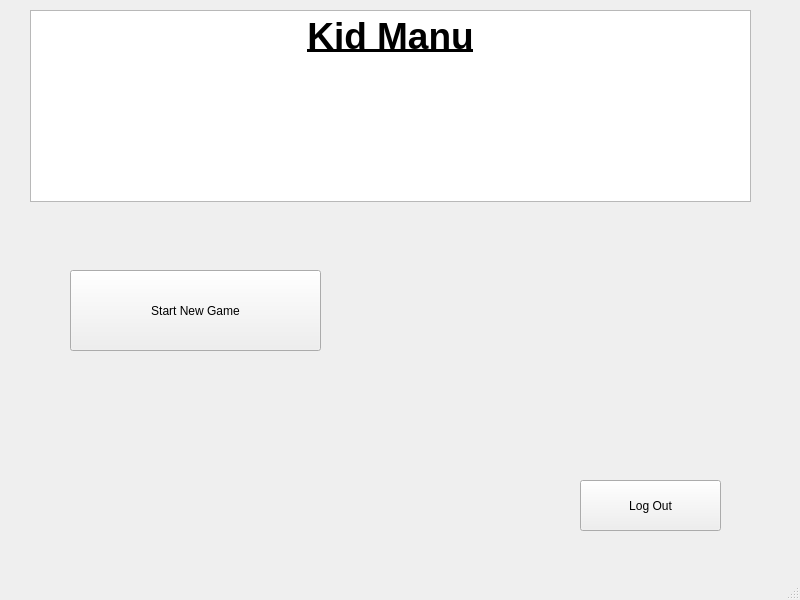
<?xml version="1.0" encoding="UTF-8"?>
<ui version="4.0">
 <class>MainWindow</class>
 <widget class="QMainWindow" name="MainWindow">
  <property name="geometry">
   <rect>
    <x>0</x>
    <y>0</y>
    <width>800</width>
    <height>600</height>
   </rect>
  </property>
  <property name="windowTitle">
   <string>MainWindow</string>
  </property>
  <widget class="QWidget" name="centralwidget">
   <widget class="QTextBrowser" name="textBrowser">
    <property name="geometry">
     <rect>
      <x>30</x>
      <y>10</y>
      <width>721</width>
      <height>192</height>
     </rect>
    </property>
    <property name="html">
     <string>&lt;!DOCTYPE HTML PUBLIC &quot;-//W3C//DTD HTML 4.0//EN&quot; &quot;http://www.w3.org/TR/REC-html40/strict.dtd&quot;&gt;
&lt;html&gt;&lt;head&gt;&lt;meta name=&quot;qrichtext&quot; content=&quot;1&quot; /&gt;&lt;style type=&quot;text/css&quot;&gt;
p, li { white-space: pre-wrap; }
&lt;/style&gt;&lt;/head&gt;&lt;body style=&quot; font-family:'MS Shell Dlg 2'; font-size:8.25pt; font-weight:400; font-style:normal;&quot;&gt;
&lt;p align=&quot;center&quot; style=&quot; margin-top:0px; margin-bottom:0px; margin-left:0px; margin-right:0px; -qt-block-indent:0; text-indent:0px;&quot;&gt;&lt;span style=&quot; font-size:28pt; font-weight:600; text-decoration: underline;&quot;&gt;Kid Manu&lt;/span&gt;&lt;/p&gt;&lt;/body&gt;&lt;/html&gt;</string>
    </property>
   </widget>
   <widget class="QPushButton" name="pushButton">
    <property name="geometry">
     <rect>
      <x>70</x>
      <y>270</y>
      <width>251</width>
      <height>81</height>
     </rect>
    </property>
    <property name="text">
     <string>Start New Game</string>
    </property>
   </widget>
   <widget class="QPushButton" name="pushButton_5">
    <property name="geometry">
     <rect>
      <x>580</x>
      <y>480</y>
      <width>141</width>
      <height>51</height>
     </rect>
    </property>
    <property name="text">
     <string>Log Out</string>
    </property>
   </widget>
  </widget>
  <widget class="QMenuBar" name="menubar">
   <property name="geometry">
    <rect>
     <x>0</x>
     <y>0</y>
     <width>800</width>
     <height>21</height>
    </rect>
   </property>
  </widget>
  <widget class="QStatusBar" name="statusbar"/>
 </widget>
 <resources/>
 <connections/>
</ui>
